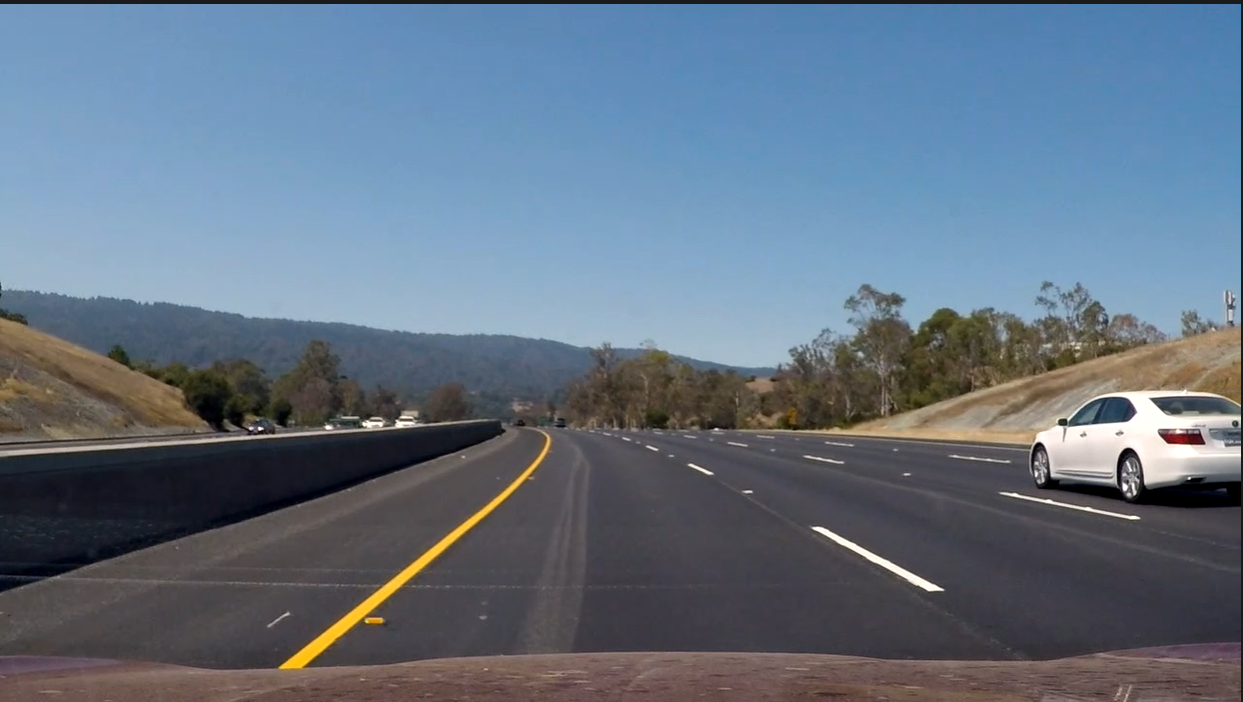
#> input picture Captura de tela 2025-04-03 170748.png, 1243 x 702 px
$ python -i functions.py   (imports and definitions only)
#> lines starting #> are read from the running program, lines starting #| are printed output that depends on the picture; after the words box and inside, x2 and y2 are one past the last pixel; in counts of white or black regions, pixels touching at a corner belong together
#> further down, picture is the input picture: shape (702, 1243, 3); mean B, G, R 130.3, 114.1, 99.3
import cv2
import numpy as np
import math

def readVideo(name):
    return cv2.VideoCapture(name)

def applyGaussianBlur(frame):
    return cv2.GaussianBlur(frame, (5, 5), 0)

def convertToHsv(frame):
    return cv2.cvtColor(frame, cv2.COLOR_BGR2HSV)

# [125 lines left out: functions calculate_slope, draw_average_line, process_frame, drawYellowLines, drawWhiteLines, not called in this run]

def captureBlackVehicles(frame):
    h, w, c = frame.shape
#> h = 702; w = 1243; c = 3
    roi = frame[h // 2 + h//14 : h , w//2 : w//2+w//4+w//4]
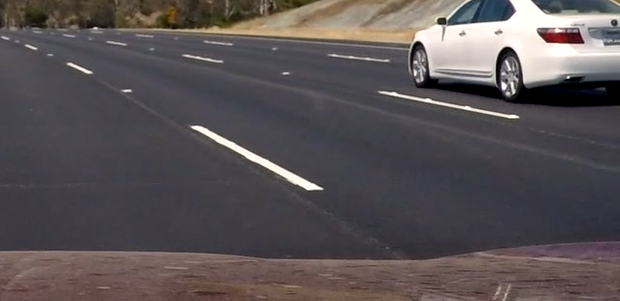
#> roi: shape (301, 620, 3); mean B, G, R 84.9, 82.5, 89
    hsv = convertToHsv(roi)
#> in convertToHsv, `return cv2.cvtColor(frame, cv2.COLOR_BGR2HSV)`: returned value: shape (301, 620, 3); mean H, S, V 90.9, 39.2, 93.1
    low_black = np.array([0, 0, 0])
    up_black = np.array([180, 255, 50])
    mask_black = cv2.inRange(hsv, low_black, up_black)
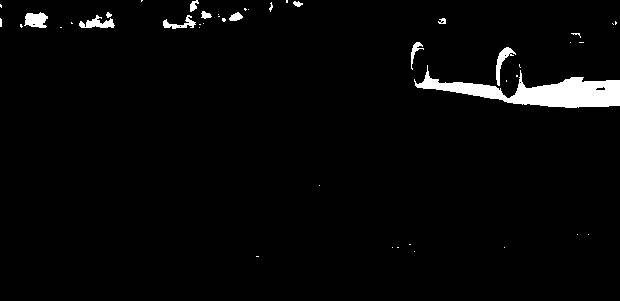
#> mask_black: shape (301, 620); 2.7% white; 45 white regions (33 under 20 px)
    contours_black, _ = cv2.findContours(mask_black, cv2.RETR_TREE, cv2.CHAIN_APPROX_SIMPLE)
#> contours_black = 51 contours, 39 with area under 20; largest, box (x1, y1, x2, y2) and area: (414, 65, 620, 108) 3309, (24, 12, 48, 28) 244, (496, 47, 516, 86) 192, (79, 15, 115, 28) 192, (163, 15, 196, 29) 126
    for cnt in contours_black:
        x, y, w, h = cv2.boundingRect(cnt)
        if w * h > 3000 and h > 50:
            cv2.rectangle(roi, (x, y), (x + w, y + h), (0, 0, 0), 2)
            cv2.putText(roi, "Vehicle Detected", (x, y - 10), cv2.FONT_HERSHEY_SIMPLEX, 0.5, (0, 0, 0), 2)
#> this loop made 51 passes
#> (x, y, w, h) on passes 2, 3, 5, 7, 8, 9, 12, 13, 16, 19, 20, 21: (414, 251, 1, 1), (504, 247, 1, 1), (392, 247, 1, 1), (588, 234, 1, 1), (577, 234, 1, 1), (319, 185, 1, 1), (414, 65, 206, 43), (595, 86, 11, 5), (496, 47, 20, 39), (570, 42, 1, 1), (411, 42, 13, 28), (571, 33, 10, 5)
#> (cnt, x, y, w, h) on passes 1, 4, 6, 10, 11, 14: ([[256, 256], [258, 256]], 256, 256, 3, 1), ([[397, 247], [398, 247]], 397, 247, 2, 1), ([[409, 244], [410, 244]], 409, 244, 2, 1), ([[506, 80], [506, 81]], 506, 80, 1, 2), ([[516, 75], [516, 76], [517, 76], [517, 75]], 516, 75, 2, 2), ([[519, 82], [520, 81], [521, 82], [520, 83]], 519, 81, 3, 3)

def captureWhiteVehicles(frame):
    h, w, c = frame.shape
#> h = 702; w = 1243; c = 3
    roi = frame[h // 2 :h//2+h//4, w//2+w//7:w]
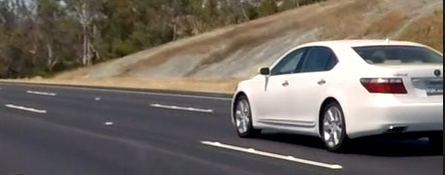
#> roi: shape (175, 445, 3); mean B, G, R 98.4, 105.8, 113.6
    hsv = convertToHsv(roi)
#> in convertToHsv (call 2), `return cv2.cvtColor(frame, cv2.COLOR_BGR2HSV)`: returned value: shape (175, 445, 3); mean H, S, V 61.9, 53, 116.4
    low_white = np.array([0, 0, 200])
    up_white = np.array([180, 30, 255])
    mask_white = cv2.inRange(hsv, low_white, up_white)
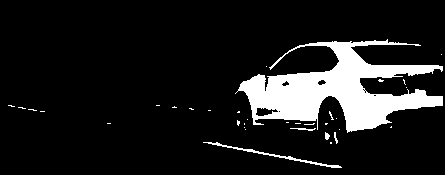
#> mask_white: shape (175, 445); 11.6% white; 34 white regions (29 under 20 px)
    contours_white, _ = cv2.findContours(mask_white, cv2.RETR_TREE, cv2.CHAIN_APPROX_SIMPLE)
#> contours_white = 42 contours, 37 with area under 20; largest, box (x1, y1, x2, y2) and area: (235, 39, 443, 133) 8098, (203, 142, 342, 168) 178, (255, 107, 279, 117) 134, (317, 79, 327, 86) 36, (281, 80, 290, 87) 28
    for cnt in contours_white:
        x, y, w, h = cv2.boundingRect(cnt)
        if w * h > 3000 and h > 40:
            cv2.rectangle(roi, (x, y), (x + w, y + h), (255, 255, 255), 2)
            cv2.putText(roi, "Vehicle Detected", (x, y - 10), cv2.FONT_HERSHEY_SIMPLEX, 0.5, (255, 255, 255), 2)
#> this loop made 42 passes
#> (x, y, w, h) on passes 2, 3, 4, 5, 6, 7, 8, 11, 16, 17, 18, 19: (203, 142, 139, 26), (334, 132, 4, 12), (325, 132, 5, 8), (339, 129, 1, 1), (245, 129, 1, 1), (290, 128, 26, 3), (244, 127, 1, 1), (304, 123, 11, 2), (237, 120, 3, 6), (247, 119, 1, 1), (336, 118, 1, 1), (329, 111, 5, 9)
#> (cnt, x, y, w, h) on passes 1, 9, 10, 12, 13, 14: ([[330, 142], [330, 143], [331, 143], [331, 142]], 330, 142, 2, 2), ([[391, 126], [390, 127], [391, 127]], 390, 126, 2, 2), ([[325, 123], [325, 124], [326, 124], [327, 123]], 325, 123, 3, 2), ([[295, 123], [300, 123]], 295, 123, 6, 1), ([[244, 123], [244, 124]], 244, 123, 1, 2), ([[107, 123], [110, 123]], 107, 123, 4, 1)
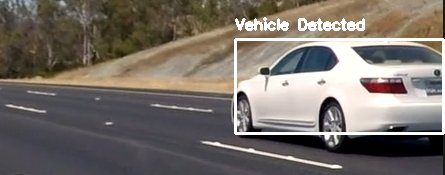
#> roi: shape (175, 445, 3); 3.51% of pixels changed, all inside (x1, y1, x2, y2) = (234, 17, 445, 135)

def captureVehicles(frame):
    captureBlackVehicles(frame)
    captureWhiteVehicles(frame)
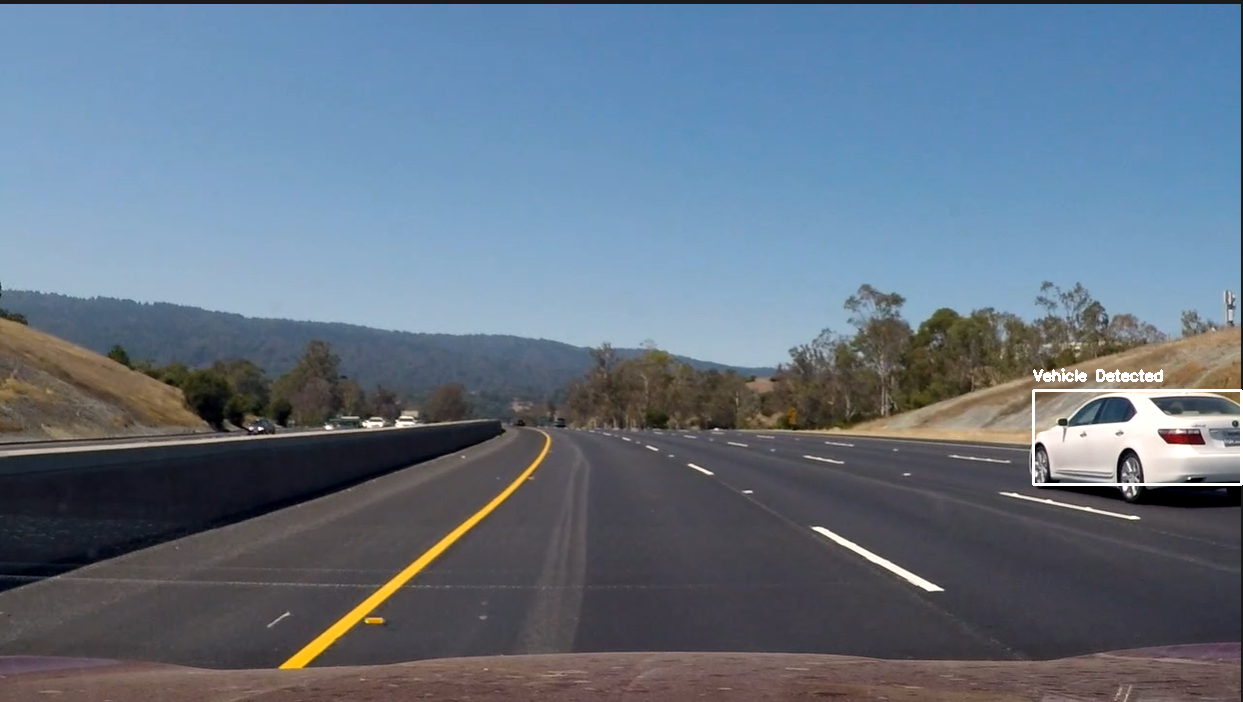
#> frame: shape (702, 1243, 3); 0.31% of pixels changed, all inside (x1, y1, x2, y2) = (1032, 368, 1243, 486)

def displayFrame(frame):
    cv2.imshow("frame", frame)

def returnKey():
    return cv2.waitKey(25)

def destroyAllWindows():
    cv2.destroyAllWindows()

>>> import cv2
>>> picture = cv2.imread('Captura de tela 2025-04-03 170748.png')
>>> result = captureVehicles(picture)
